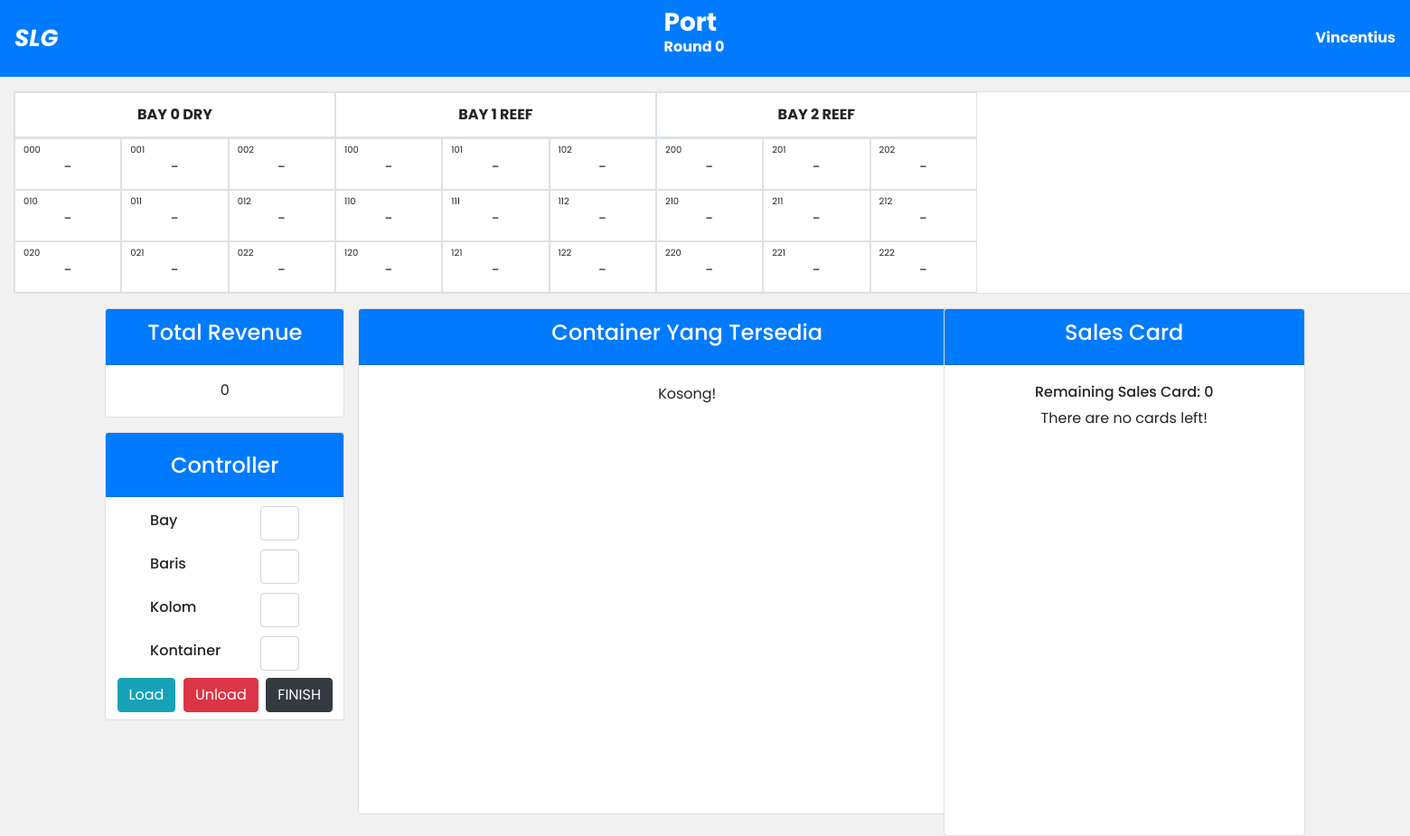
The app's page /game2.php (signed in) with its own data.
### tables this page shows
CREATE TABLE `user` (
  `team_name` varchar(255) NOT NULL,
  `password` text NOT NULL,
  `ship` longtext NOT NULL,
  `status` int DEFAULT NULL,
  `id_room` int NOT NULL,
  `origin` text,
  `revenue` int NOT NULL,
  `round` int NOT NULL,
  `pindah` text NOT NULL,
  `finish` int NOT NULL,
  `chance` int NOT NULL,
  `max_chances` int NOT NULL
);

### game2.php (the view, shortened to what the rows shown need)
<?php
require 'connect.php';
?>
<!DOCTYPE html>
<html lang="en">
<head>
    <link rel="stylesheet" href="https://maxcdn.bootstrapcdn.com/bootstrap/4.0.0/css/bootstrap.min.css">
    <link rel="stylesheet" href="https://cdn.jsdelivr.net/npm/sweetalert2@11/dist/sweetalert2.min.css" id="theme-styles" />
</head>
<body>
    <nav class="navbar navbar-dark bg-primary navbar-expand d-flex justify-content-between" style="width:100vw;">
        <div class="text-white">
            <?php
            $id = $_SESSION['username'];
            $sql = "SELECT origin, round FROM user WHERE team_name='$id'";
            $result = mysqli_query($con, $sql);
            $row = mysqli_fetch_array($result);
            $temp = $row['round'];
            echo "<h3 style='font-weight:bold;'>
                        <div class='row'>
                            Port
                            $row[origin]
                        </div>";
            echo "
                        <div class='row d-flex justify-content-center'>
                            <h6 class='text-center' style='font-weight:bold;'>Round $temp</h6>
                        </div>
                    </h3>";
            ?>
        </div>
    </nav>
    <div class="container-fluid mt-3" style="width: 109rem;">
        <table class="flex-nowrap table table-responsive table-bordered text-center overflow-x-auto" style="margin-top: 10px;">
            <thead>
                <?php
                $id = $_SESSION['username'];
                $sql = "SELECT ship FROM user WHERE team_name='$id'";
                $result = mysqli_query($con, $sql);
                $resShip = mysqli_fetch_array($result);
                $shipLayout = json_decode($resShip['ship']);
                $temp = count($shipLayout);
                ?>
                <tr class="flex flex-nowrap row" style="margin-left: 0;">
                    <?php
                    for ($i = 0; $i < $temp; $i++) {
                        if ($i == 1 || $i == 2) {
                            echo
                            "
                                        <th class='col-12'>BAY $i REEF</th>
                                    ";
                        } else {
                            echo
                            "
                                    <th class='col-12'>BAY $i DRY</th>
                                ";
                        }
                    }
                    ?>
                </tr>
            </thead>
        </table>
    </div>
    <div class="row d-flex justify-content-center">
        <div class="col-2">
            <div class="row">
                <div class="card mb-3" style="height: 7.55rem; width:18rem;">
                    <div class="d-flex justify-content-center my-auto">
                        <div class="money" data-ccy='IDR'>
                            <?php
                            $id = $_SESSION['username'];
                            $sql = "SELECT * FROM user WHERE team_name = '$id'";
                            $result = mysqli_query($con, $sql);
                            $row = mysqli_fetch_array($result);
                            echo $row[6];
                            ?>
                        </div>
                    </div>
                </div>
            </div>
        </div>
        <div class="">
            <div class="card" style="height: 36.5rem; width:25rem">
                <div class="card-body">
                    <?php
                    $id = $_SESSION['username'];
                    $sql = "SELECT * FROM user WHERE team_name = '$id'";
                    $result = mysqli_query($con, $sql);
                    $rowK = mysqli_fetch_array($result);
                    echo "
                    <h6 class='text-center'>Remaining Sales Card: $rowK[11]</h6>
                    ";
                    $id = $_SESSION['username'];
                    $sql = "SELECT origin FROM user WHERE team_name = '$id'";
                    $result = mysqli_query($con, $sql);
                    $row = mysqli_fetch_array($result);
                    $origin = $row[0];
                    $sql = "SELECT * FROM sales WHERE origin = '$origin'";
                    $result = mysqli_query($con, $sql);
                    $count = 0;
                    $rows = [];
                    if ($rowK[11] != 0 && mysqli_num_rows($result) > 0) {
                        while ($row = mysqli_fetch_array($result)) {
                            array_push($rows, $row);
                            $count = $count + 1;
                        }
                        $rand = $rows[random_int(0, $count - 1)];
                        $_SESSION['rand'] = $rand[0];
                        echo '
                        <div class="d-flex justify-content-center">
                            <div class="row d-flex justify-content-center">
                                <div class="card" style="text-align: center;width: 20rem;height:26rem;margin-top: 10px; border-width: 0.5px; border: 0.01px solid">
                                    <div style="text-align: center;margin-top: 10px; font-weight: 950; font-size: 20px">';
                        echo $origin . " - " . $rand[0];
                        $_SESSION['rand'] = $rand[0];
                        echo '
                                    </div>
                                    <hr class="mx-auto" style="border-width: 2px; border: 0.01px solid; width: 90%; margin-top: 10px">
                                    <div class="row" style="margin-top: 0px">
                                        <div class="col-6" style="text-align: left;font-size: 13px;font-weight: 750;">
                                            <ul>Priority</ul>
                                            <ul>Origin</ul>
                                            <ul>Destination</ul>
                                            <ul>Quantity</ul>
                                            <ul>Revenue</ul>
                                            <ul>Total</ul>
                                        </div>
                                        <div class="col-6" style="text-align: left;font-size: 13px; font-weight: 400;">';
                        $t_revenue = $rand[4] * $rand[5];
                        echo '<ul>' . $rand[1] . '</ul>
                                            <ul>' . $rand[2] . '</ul>
                                            <ul>' . $rand[3] . '</ul>
                                            <ul>' . $rand[4] . '</ul>
                                            <ul>' . $rand[5] . '</ul>
                                            <ul style = "margin-top: 16px">' . $t_revenue . '</ul>
                                        </div>
                                    </div>
                                    <hr class="mx-auto" style="border-width: 2px; border: 0.25px solid; width: 90%; margin-top: 5px">
                                    <div class="flex-nowrap overflow-auto" style="height:200px; overflow:scroll;">
                                        <div class="row" style="margin-bottom: 10px">';
                        $id_sales = $rand[0];
                        $sql = "SELECT * FROM container WHERE id_sales = '$id_sales'";
                        $result = mysqli_query($con, $sql);
                        $count = 0;
                        while ($row = mysqli_fetch_array($result)) {
                            echo '<div class="col-4" style = "text-decoration: underline">' . $row[0] . '</div>';
                            $count = $count + 1;
                            if ($count % 3 == 0) {
                                echo '</div><div class = "row" style = "margin-bottom: 10px">';
                            }
                        }
                        echo '</div></div>
                                            </div>
                                    </div>
                                </div>
                                <div class="row">
                                    <form class="mx-auto" method="POST" action="accRef.php">
                                        <div class="row mt-2">';
                        if ($rand[1] == "N-COMMIT") {
                            echo '<div class="col-6" style = "text-align: right">
                                                <button class = "btn btn-success" name = "accept">Accept</button>
                                            </div>
                                            <div class="col-6">
                                                <button class = "btn btn-danger" name = "refuse">Refuse</button>
                                            </div>';
                        } else {
                            echo '<div class="col-6" style = "text-align: right">
                                                <button class = "btn btn-success" name = "accept">Accept</button>
                                            </div>
                                            <div class="col-6">
                                                <button class = "btn" name = "refuse" style = "cursor: not-allowed;background-color: #ccc" disabled>Refuse</button>
                                            </div>';
                        }
                        echo '</div>
                                    </form>
                                </div>
                            </div>
                        ';
                    } else {
                        echo "
                            <div class='d-flex justify-content-center'>
                                There are no cards left!
                            </div>
                        ";
                    }
                    ?>
                </div>
            </div>
        </div>
    </div>
</body>
</html>

### records on screen
user: round "0", revenue "0", max_chances "0"

### other values on screen
$_SESSION['username'] "Vincentius"
$c "1"
$c "2"
$a "1"
$c "0"
$a "2"
